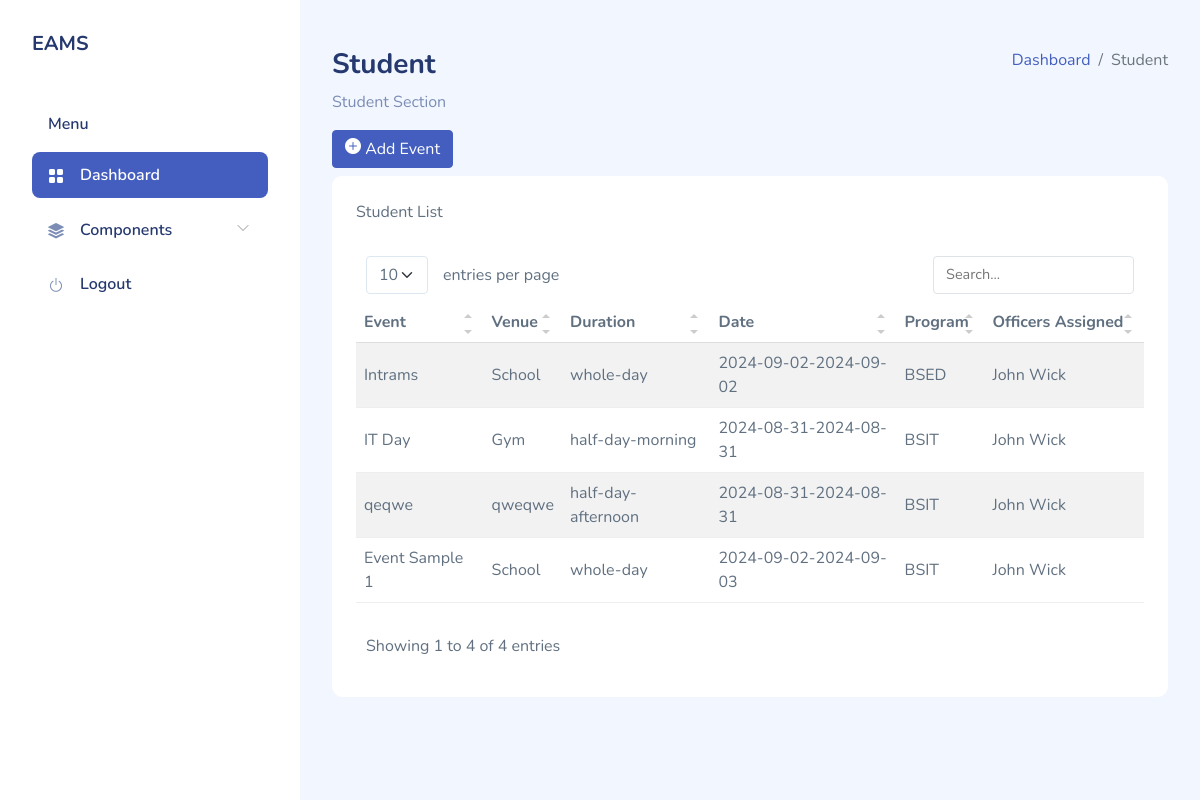
The app's page /admin/event.php with its own data.
### tables this page shows
CREATE TABLE `tblevent` (
  `eventid` bigint(20) NOT NULL,
  `title_event` varchar(255) NOT NULL,
  `venue` varchar(255) NOT NULL,
  `duration` varchar(255) NOT NULL,
  `from_` varchar(255) NOT NULL,
  `to_` varchar(255) NOT NULL,
  `officer_id` varchar(255) NOT NULL,
  `program_idd` varchar(255) NOT NULL,
  `time_in_morning` varchar(255) NOT NULL,
  `time_out_morning` varchar(255) NOT NULL,
  `time_in_afternoon` varchar(255) NOT NULL,
  `time_out_afternoon` varchar(255) NOT NULL,
  `amount` varchar(255) NOT NULL,
  `sem` varchar(255) NOT NULL,
  `dt_event` timestamp NOT NULL DEFAULT current_timestamp() ON UPDATE current_timestamp()
);

CREATE TABLE `tblprogram` (
  `programid` bigint(20) NOT NULL,
  `program` varchar(255) NOT NULL
);

CREATE TABLE `tblofficer` (
  `officerid` bigint(20) NOT NULL,
  `off_fname` varchar(255) NOT NULL,
  `off_mname` varchar(255) NOT NULL,
  `off_lname` varchar(255) NOT NULL,
  `off_mobile` varchar(255) NOT NULL,
  `off_pos` varchar(255) NOT NULL,
  `off_pic` varchar(255) NOT NULL,
  `off_username` varchar(255) NOT NULL,
  `off_passw` varchar(255) NOT NULL,
  `dt_off` timestamp NOT NULL DEFAULT current_timestamp() ON UPDATE current_timestamp()
);

### admin/event.php (the view, shortened to what this page needs)
<?php
	include '../sql/sql.php';
	$qryloadevent = $conn->query("Select * from tblevent inner join tblprogram on tblprogram.programid=tblevent.program_idd inner join tblofficer on tblofficer.officerid=tblevent.officer_id") or die($conn->error);
 ?>
<!DOCTYPE html>
<html>
<head>
	<?php include 'include/css.php'; ?>
	<link rel="stylesheet" href="https://cdn.jsdelivr.net/npm/sweetalert2@11/dist/sweetalert2.min.css">
</head>
<body>
	<div id="app">
		<?php include 'include/sidebar.php'; ?>
		<div id="main">
            <div class="page-heading">
            	<div class="page-title">
			        <div class="row">
			            <div class="col-12 col-md-6 order-md-1 order-last">
			                <h3>Student</h3>
			                <p class="text-subtitle text-muted">Student Section</p>
			            </div>
			            <div class="col-12 col-md-6 order-md-2 order-first">
			                <nav aria-label="breadcrumb" class="breadcrumb-header float-start float-lg-end">
			                    <ol class="breadcrumb">
			                        <li class="breadcrumb-item"><a href="index.html">Dashboard</a></li>
			                        <li class="breadcrumb-item active" aria-current="page">Student</li>
			                    </ol>
			                </nav>
			            </div>
			        </div>
			    </div>
			    <div>
			    	<button class="btn btn-primary mb-2" type="button" data-bs-toggle="modal" data-bs-target="#modaladdstudent"> <i class="bi bi-plus-circle-fill"></i> Add Event</button>
			    </div>
			    <section  class="section">
			    	<div class="card">
			    		<div class="card-header">
			                Student List
			            </div>
			            <div class="card-body">
			            	<table class="table table-striped" id="table1">
			            		 <thead>
			                        <tr>
			                            <th>Event</th>
			                            <th>Venue</th>
			                            <th>Duration</th>
			                            <th>Date</th>
			                            <th>Program</th>
			                            <th>Officers Assigned</th>
			                        </tr>
			                    </thead>
			                    <tbody>
			                    	<?php
			                    		while ($rowloadevent = $qryloadevent->fetch_assoc()) {
			                    			$date = $rowloadevent['from_']."-".$rowloadevent['to_'];
			                    			$fullname = $rowloadevent['off_fname']." ".$rowloadevent['off_lname'];
			                    			echo '<tr>
			                    					<td style="display: none;">'.$rowloadevent['eventid'].'</td>
			                    					<td>'.$rowloadevent['title_event'].'</td>
			                    					<td>'.$rowloadevent['venue'].'</td>
			                    					<td>'.$rowloadevent['duration'].'</td>
			                    					<td>'.$date.'</td>
			                    					<td>'.$rowloadevent['program'].'</td>
			                    					<td>'.$fullname.'</td>
			                    			      </tr>';
			                    		}
			                    	 ?>
			                    </tbody>
			            	</table>
			            </div>
			    	</div>
			    </section>
            </div>
		</div>
	</div>
</body>
</html>

### admin/include/css.php (shortened to what this page needs)
<link rel="stylesheet" href="../assets/css/bootstrap.css">
<link rel="stylesheet" href="../assets/vendors/iconly/bold.css">
<link rel="stylesheet" href="../assets/vendors/sweetalert2/sweetalert2.min.css">
<link rel="stylesheet" href="../assets/vendors/perfect-scrollbar/perfect-scrollbar.css">
<link rel="stylesheet" href="../assets/vendors/bootstrap-icons/bootstrap-icons.css">
<link rel="stylesheet" href="../assets/css/app.css">
<link rel="stylesheet" href="../assets/vendors/simple-datatables/style.css">

### admin/include/sidebar.php (shortened to what this page needs)
<div id="sidebar" class="active">
            <div class="sidebar-wrapper active">
                <div class="sidebar-header">
                    <div class="d-flex justify-content-between">
                        <div class="logo">
                            <a href="../admin/dashboard.php"><h5>EAMS</h5></a>
                        </div>
                    </div>
                </div>
                <div class="sidebar-menu">
                    <ul class="menu">
                        <li class="sidebar-title">Menu</li>
                        <li class="sidebar-item active ">
                            <a href="../admin/dashboard.php" class='sidebar-link'>
                                <i class="bi bi-grid-fill"></i>
                                <span>Dashboard</span>
                            </a>
                        </li>
                        <li class="sidebar-item  has-sub">
                            <a href="#" class='sidebar-link'>
                                <i class="bi bi-stack"></i>
                                <span>Components</span>
                            </a>
                        </li>
                          <li class="sidebar-item  ">
                            <a href="../logout.php" class='sidebar-link'>
                                <i class="bi bi-power"></i>
                                <span>Logout</span>
                            </a>
                        </li>
                    </ul>
                </div>
            </div>
        </div>

### assets/css/app.css (style rules this page uses)
.btn i,.btn svg { width:16px;height:16px }
.btn.btn-danger,.btn.btn-info,.btn.btn-primary,.btn.btn-secondary,.btn.btn-success,.btn.btn-warning { color:#fff }
.card { margin-bottom:2.2rem;border:none }
.card .card-header { border:none }
.card .card-header~.card-body { padding-top:0 }
.card .card-body { padding:1.5rem }
#sidebar.active .sidebar-wrapper { left:0 }
.sidebar-wrapper { width:300px;height:100vh;position:fixed;top:0;z-index:10;overflow-y:auto;background-color:#fff;bottom:0;transition:left .5s ease-out }
.sidebar-wrapper .sidebar-header { padding:2rem 2rem 1rem;font-size:2rem;font-weight:700 }
.sidebar-wrapper .menu { margin-top:2rem;padding:0 2rem;font-weight:600 }
.sidebar-wrapper .menu .sidebar-title { padding:0 1rem;margin:1.5rem 0 1rem;font-size:1rem;list-style:none;font-weight:600;color:#25396f }
.sidebar-wrapper .menu .sidebar-link { display:block;padding:.7rem 1rem;font-size:1rem;display:flex;align-items:center;border-radius:.5rem;transition:all .5s;text-decoration:none;color:#25396f }
.sidebar-wrapper .menu .sidebar-link i,.sidebar-wrapper .menu .sidebar-link svg { color:#7c8db5 }
.sidebar-wrapper .menu .sidebar-link span { margin-left:1rem }
.sidebar-wrapper .menu .sidebar-item { list-style:none;margin-top:.5rem;position:relative }
.sidebar-wrapper .menu .sidebar-item.has-sub .sidebar-link:after { position:absolute;color:#ccc;right:15px;top:12px;display:block }
.sidebar-wrapper .menu .sidebar-item.active .sidebar-link { background-color:#435ebe }
.sidebar-wrapper .menu .sidebar-item.active .sidebar-link span { color:#fff }
.sidebar-wrapper .menu .sidebar-item.active .sidebar-link i,.sidebar-wrapper .menu .sidebar-item.active .sidebar-link svg { fill:#fff;color:#fff }
.dataTable-table td,.dataTable-table thead th,.table td,.table thead th { vertical-align:middle }
.dataTable-table:not(.table-borderless) thead th,.table:not(.table-borderless) thead th { border-bottom:1px solid #dedede!important }
.bi { width:1rem;height:1rem }
#main { margin-left:300px;padding:2rem }
.page-heading { margin:0 0 2rem }
.page-heading h3 { font-weight:700 }
a { text-decoration:none }

### records on screen
tblevent: title_event "Intrams", venue "School", duration "whole-day", date "2024-09-02-2024-09-02", tblprogram.program "BSED", officer.off_lname "John Wick"
tblevent: title_event "IT Day", venue "Gym", duration "half-day-morning", date "2024-08-31-2024-08-31", tblprogram.program "BSIT", officer.off_lname "John Wick"
tblevent: title_event "qeqwe", venue "qweqwe", duration "half-day-afternoon", date "2024-08-31-2024-08-31", tblprogram.program "BSIT", officer.off_lname "John Wick"
tblevent: title_event "Event Sample 1", venue "School", duration "whole-day", date "2024-09-02-2024-09-03", tblprogram.program "BSIT", officer.off_lname "John Wick"
